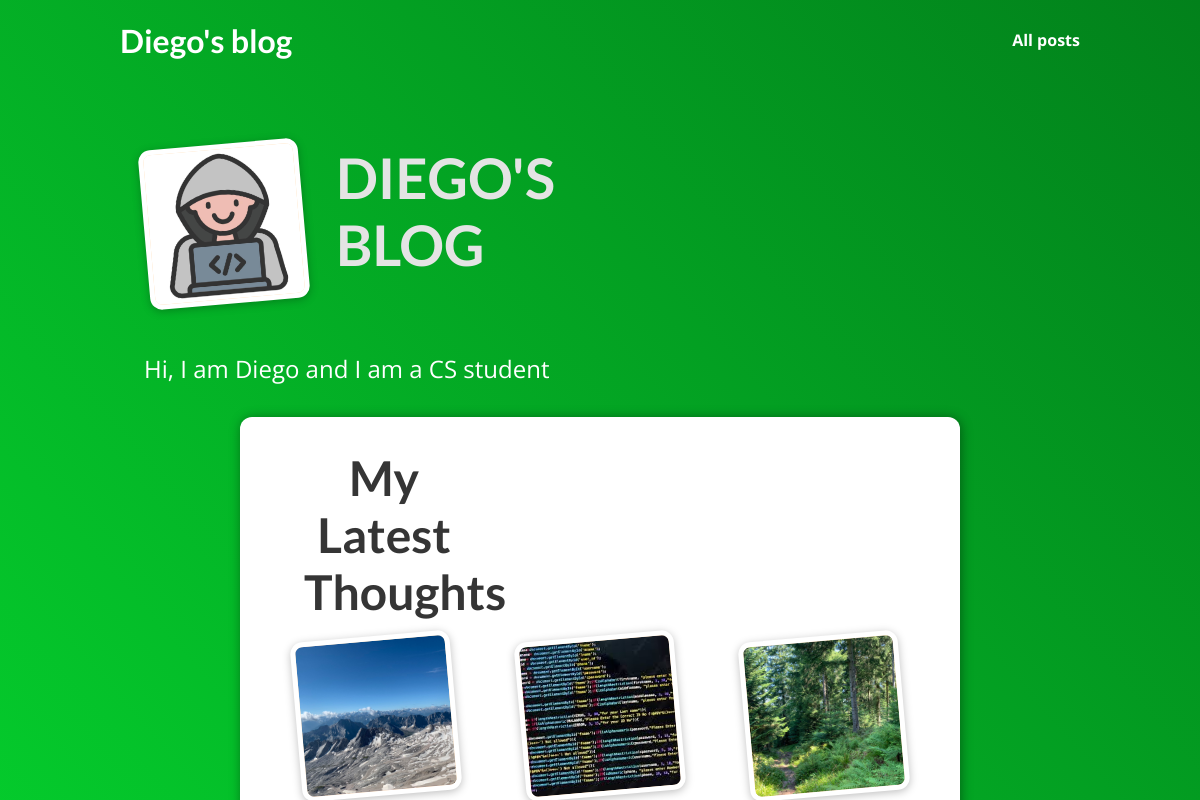
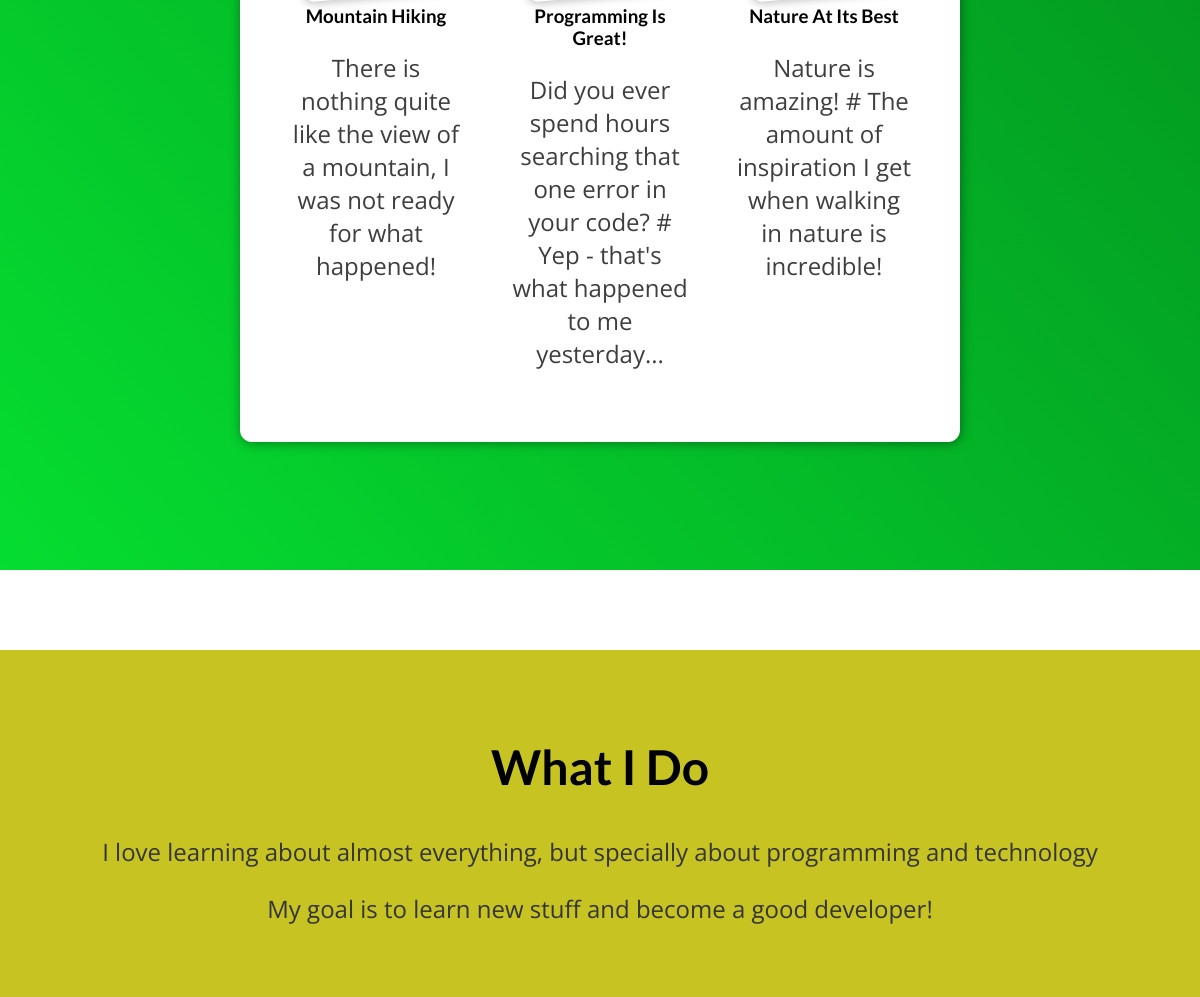
The page / on the database its author committed (2 pictures, top to bottom).
### blog/models.py (models this page shows, shortened)
class Post(models.Model):
    title = models.CharField(max_length=150)
    slug = models.SlugField(unique=True, db_index=True)
    image = models.ImageField(upload_to="images", null=True)
    author = models.ForeignKey("Author", on_delete=models.CASCADE)
    date = models.DateField(auto_now=True)
    excerpt = models.CharField(max_length=180)
    content = models.TextField(validators=[MinLengthValidator(10)])
    tag = models.ManyToManyField("Tag", related_query_name="tags")

### blog/views.py (the view)
# urls.py: path("", views.IndexListView.as_view(), name='blog-index'),
class IndexListView(ListView):
    model = Post
    template_name = "blog/index.html"
    context_object_name = "posts"
    def get_queryset(self):
        base_query = super().get_queryset()
        top_3_query = base_query.order_by("-date")[:3]
        return top_3_query

### blog/templates/blog/index.html (shortened to what this page needs)
{% extends 'base.html' %}
{% load static %}
{% block css_files %}
    <link rel="stylesheet" href="{% static 'blog/index.css' %}">
    <link rel="stylesheet" href="{% static 'blog/includes/post.css' %}">
{% endblock css_files %}
{% block content %}
    <section id="welcome">
        <header>
            <img src="{% static 'blog/images/programmer.png' %}" alt="Diego - The Author Of This Blog">
            <h2>DIEGO'S BLOG</h2>
        </header>
        <p>Hi, I am Diego and I am a CS student</p>
        <section id="latest-posts">
            <h2>My Latest Thoughts</h2>
            <ul>
                {% for post in posts %}
                    {% include 'blog/includes/post.html' %}
                {% endfor %}
            </ul>
        </section>
    </section>
    <section id="about">
        <h2>What I Do</h2>
        <p>
            I love learning about almost everything, but specially about programming and technology
        </p>
        <p>
            My goal is to learn new stuff and become a good developer!
        </p>
    </section>
{% endblock content %}

### blog/templates/blog/includes/post.html
<li>
    <article class="post">
        <a href="{% url 'blog-post-details' post.slug %}">
            <img src="{{ post.image.url }}" alt="{{post.title}}">
            <div class="post__content">
                <h3>{{ post.title }}</h3>
                <p> {{ post.excerpt }} </p>
            </div>
        </a>
    </article>
</li>

### static/app.css (style rules this page uses)
* { box-sizing: border-box; }
html { font-family: 'Open Sans', 'Lato', sans-serif; }
body { margin: 0; }
h1, h2, h3 { font-family: 'Lato', sans-serif; font-weight: bold; }

### blog/static/blog/index.css (style rules this page uses)
#welcome { width: 100%; background: linear-gradient(to right top, #05dd30, #02811b); padding: 6rem 12%; }
#welcome header { display: flex; align-items: flex-start; margin: 3rem auto; }
#welcome img { width: 10rem; height: 10rem; object-fit: cover; object-position: top; border: 5px solid white; border-radius: 12px; background-color: #ffe1bf; transform: rotateZ(-5deg); box-shadow: 0 2px 8px rgba(0, 0, 0, 0.25); }
#welcome h2 { font-size: 3.5rem; margin: 0 0 0 2rem; color: #e4e4e4; width: 10rem; }
#welcome p { color: white; font-size: 1.5rem; }
#latest-posts { background-color: white; padding: 2rem; border-radius: 12px; width: 60dvw; margin: 2rem auto; box-shadow: 1px 1px 12px rgba(0, 0, 0, 0.4); }
#latest-posts h2 { text-align: center; color: #353535; font-size: 3rem; }
#latest-posts ul { list-style: none; margin: 0; padding: 0; display: flex; gap: 1rem; }
#latest-posts li { flex: 1; }
#latest-posts a { text-decoration: none; }
#latest-posts p { color: #3e3e3e }
#about { text-align: center; padding: 3rem; background-color: #c6c322; margin-top: 5rem; }
#about h2 { font-size: 3rem; }
#about p { font-size: 1.5rem; color: #353535; }

### blog/static/blog/includes/post.css (style rules this page uses)
.post { display: flex; flex-direction: column; align-items: center; text-align: center; }
.post a { text-decoration: none; color: black; transition: all 0.2s ease; padding: 1rem; }
.post img { width: 5rem; height: 5rem; object-fit: cover; border-radius: 50%; }
.post h3 { margin: 0.25rem 0; }

### rows shown on the page
Post: image (picture), title "Mountain Hiking", excerpt "There is nothing quite like the view of a mountain, I was not ready for what happened!"
Post: image (picture), title "Programming Is Great!", excerpt "Did you ever spend hours searching that one error in your code? # Yep - that's what happened to me yesterday..."
Post: image (picture), title "Nature At Its Best", excerpt "Nature is amazing! # The amount of inspiration I get when walking in nature is incredible!"
